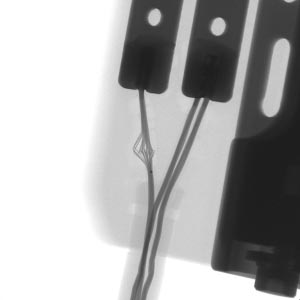
//> input picture uebung6/roentgen.jpg, 300 x 300 px
$ ./paper_thresholding   (built with g++ and OpenCV 4)
//> lines starting //> are read from the running program, lines starting //| are printed output that depends on the picture; after the words box and inside, x2 and y2 are one past the last pixel; in counts of white or black regions, pixels touching at a corner belong together
#include <opencv2/opencv.hpp>
#include <iostream>
#include <vector>
#include <cmath>


using namespace std;
using namespace cv;


struct entry {
    int smallest;
    int biggest;
    double mean;
};

double P(double (&hist)[256], int Tk, int Tkm1, int N) {
    double res=0;
    for(int i = Tkm1; i <= Tk; i++) {
        res+=(double)hist[i];
    }
    return res;
}


double mCk(double (&hist)[256], int Tk, int Tkm1, int N) {
    double div = P(hist, Tk, Tkm1, N);
    double s = 0;
    for(int i = Tkm1; i <= Tk; i++) {
        s+=(i*hist[i]);
    }
    return s/div;
}

double interclass_variance(double (&hist)[256], entry entry1, entry entry2, int N) {
    double PCk1 = P(hist, entry1.biggest, entry1.smallest, N);
    double PCk2 = P(hist, entry2.biggest, entry2.smallest, N);
    return pow(((PCk1*PCk2)/pow(PCk1+PCk2,2)) * (entry1.mean  - entry2.mean),2);
}


double intraclass_variance(double (&hist)[256], entry entry1, entry entry2, int N) {
    double PCk1 = P(hist, entry1.biggest, entry1.smallest, N);
    double PCk2 = P(hist, entry2.biggest, entry2.smallest, N);
    double constant = 1/(PCk1+PCk2);
    double s=0.0;
    double MCk1Ck2=(PCk1*entry1.mean + PCk2*entry2.mean)/(PCk1+PCk2);
    for(int i = entry1.smallest; i <= entry2.biggest; i++) {
        s += pow((double)i - MCk1Ck2, 2)*hist[i];
    }
   return constant * s;
}

int main(int argc, char *argv[]) {

    Mat im = imread("roentgen.jpg",IMREAD_GRAYSCALE);
//> im is the input picture: 300 rows x 300 cols, CV_8UC1; min 28, max 255, mean 173.9
    Mat thresholded = im.clone();

    // Step 1:

    double hist [256] = {0.0};
    int N=im.rows*im.cols;
//> N = 90000


    for(int v = 0; v<im.rows; v++) {
        for(int u = 0; u<im.cols; u++) {
            hist[im.at<uchar>(u,v)] += 1;
        }
    }
//> after the loop, hist = 256 values, max 32224 at index 255, min 0 at index 0, mean 351.6

    for(int i = 0; i<256; i++) {
        hist[i] /= (double)(im.rows*im.cols);
    }
//> after the loop, hist = 256 values, max 0.358 at index 255, min 0 at index 0, mean 0.00391


    vector<entry> vec;
    entry e;

    for(int i = 0; i<256; i++) {
        if(hist[i] > 0) {
            e.biggest = i;
            e.smallest = i;
            e.mean = hist[i];
            vec.push_back(e);
        }
    }
//> this loop made 256 passes
//> e.mean on passes 29 to 40: 1.11e-05, 0.000133, 0.0248, 0.0217, 0.0181, 0.00768, 0.00649, 0.00936, 0.00716, 0.00663, 0.00627, 0.00549
//> after the loop, vec = 228 items

    double dist=std::numeric_limits<double>::max();
    double min_dist=std::numeric_limits<double>::max();
    vector<entry>::iterator mindist_it;
    while(vec.size()>2) {
        min_dist=std::numeric_limits<double>::max();
        for (vector<entry>::iterator it1 = vec.begin(); it1<(vec.end()-1); ++it1)     {
            dist = interclass_variance(hist, *it1, *(it1+1), N)*intraclass_variance(hist, *it1, *(it1+1), N);
            if(dist < min_dist) {
                min_dist = dist;
                mindist_it = it1;
            }
        }

        cout<<mindist_it->smallest<<":"<<mindist_it->biggest<<" - "<<(mindist_it+1)->smallest<<":"<<(mindist_it+1)->biggest<<endl;
        // Verschmelzen
        mindist_it->biggest = (mindist_it+1)->biggest;


        mindist_it->mean = mCk(hist, mindist_it->biggest, mindist_it->smallest, N);
        vec.erase(mindist_it+1);
    }
//> this loop made 226 passes
//> (div in mCk, mindist_it->mean, mindist_it->smallest) on passes 1 to 3: (0.00142, 127.5, 127), (0.00138, 131.5, 131), (0.000867, 144.5, 144)
//| 127:127 - 128:128
//| 131:131 - 132:132
//| 144:144 - 145:145
//| 169:169 - 170:170
//| 54:54 - 55:55
//| 72:72 - 73:73
//| 83:83 - 84:84
//| 28:28 - 29:29
//> (output is shown up to pass 8 of 226)
//> after the loop, min_dist = 55848.4; dist = 55848.4; vec = 2 items

    int thres = vec[0].biggest;
//> thres = 132

    cout<<"\n\n"<<vec[0].smallest<<":"<<vec[0].biggest<<" und "<<vec[1].smallest<<":"<<vec[1].biggest<<endl;
//| 28:132 und 133:255
    cout<<"FINAL THRESHOLD="<<thres<<endl;
//| FINAL THRESHOLD=132

    threshold(im,thresholded,thres,255,THRESH_BINARY);
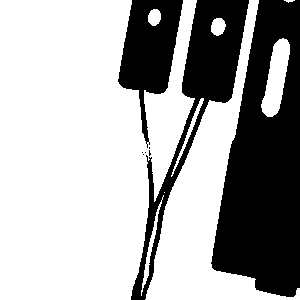
//> thresholded: 300 rows x 300 cols, CV_8UC1; 67% white; 8 black regions (5 under 20 px), largest, box (x1, y1, x2, y2) and area: (211, 0, 300, 297) 17619, (131, 0, 249, 300) 7429, (118, 0, 183, 148) 4678

    imshow( "threshold", thresholded );
    waitKey(0);

    return 0;
}
